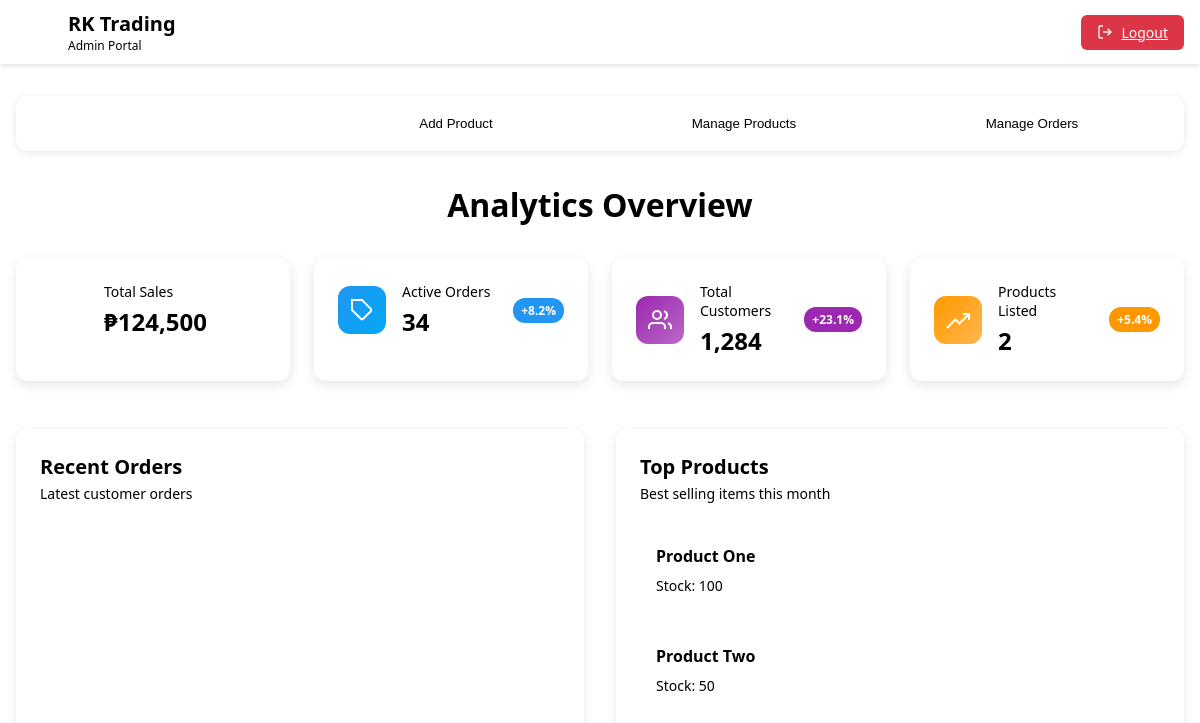
Page /proj/admin.php (signed in) on the committed database.
### tables this page shows
CREATE TABLE `products` (
  `id` int(10) UNSIGNED NOT NULL,
  `sku` varchar(100) NOT NULL,
  `name` varchar(255) NOT NULL,
  `description` text DEFAULT NULL,
  `price` decimal(12,2) NOT NULL DEFAULT 0.00,
  `currency` char(3) NOT NULL DEFAULT 'USD',
  `stock` int(11) NOT NULL DEFAULT 0,
  `is_active` tinyint(1) NOT NULL DEFAULT 1,
  `created_at` timestamp NOT NULL DEFAULT current_timestamp(),
  `updated_at` timestamp NOT NULL DEFAULT current_timestamp() ON UPDATE current_timestamp()
);

### proj/admin.php (the view, shortened to what this page needs)
<?php
require_once __DIR__ . '/db_connect.php';
function h($v) { return htmlspecialchars((string)$v, ENT_QUOTES, 'UTF-8'); }
$products = [];
if ($res = $mysqli->query("SELECT id, sku, name, price, stock, is_active FROM products ORDER BY created_at DESC LIMIT 100")) {
    while ($row = $res->fetch_assoc()) { $products[] = $row; }
}
$stats = [
    [ 'title' => 'Total Sales', 'value' => '₱124,500', 'change' => '+12.5%', 'icon' => 'dollar-sign', 'bgColor' => 'bg-green', 'iconColor' => 'text-green', 'borderColor' => 'border-green' ],
    [ 'title' => 'Active Orders', 'value' => '34', 'change' => '+8.2%', 'icon' => 'package', 'bgColor' => 'bg-blue', 'iconColor' => 'text-blue', 'borderColor' => 'border-blue' ],
    [ 'title' => 'Total Customers', 'value' => '1,284', 'change' => '+23.1%', 'icon' => 'users', 'bgColor' => 'bg-purple', 'iconColor' => 'text-purple', 'borderColor' => 'border-purple' ],
    [ 'title' => 'Products Listed', 'value' => (string)count($products), 'change' => '+5.4%', 'icon' => 'trending-up', 'bgColor' => 'bg-orange', 'iconColor' => 'text-orange', 'borderColor' => 'border-orange' ],
];
?>
<!DOCTYPE html>
<html lang="en">
<head>
    <link rel="stylesheet" href="admin-style.css">
</head>
<body>
    <header class="header">
        <div class="header-container">
            <div class="header-content">
                <div class="logo-section">
                    <div class="logo-icon">
                    </div>
                    <div>
                        <h1>RK Trading</h1>
                        <p>Admin Portal</p>
                    </div>
                </div>
                <a class="logout-btn" href="logout.php">
                    <svg width="16" height="16" viewBox="0 0 24 24" fill="none" stroke="currentColor" stroke-width="2">
                        <path d="M9 21H5a2 2 0 0 1-2-2V5a2 2 0 0 1 2-2h4"></path>
                        <polyline points="16,17 21,12 16,7"></polyline>
                        <line x1="21" y1="12" x2="9" y2="12"></line>
                    </svg>
                    Logout
                </a>
            </div>
        </div>
    </header>
    <div class="dashboard-container">
        <div class="tabs">
            <button class="tab-btn active" onclick="showTab('dashboard')">Dashboard</button>
            <button class="tab-btn" onclick="showTab('addProduct')">Add Product</button>
            <button class="tab-btn" onclick="showTab('manageProducts')">Manage Products</button>
            <button class="tab-btn" onclick="showTab('orders')">Manage Orders</button>
        </div>
        <div id="dashboard" class="tab-content active">
            <div class="section-header">
                <h2>Analytics Overview</h2>
            </div>
            <div class="stats-grid">
                <?php foreach ($stats as $stat): ?>
                <div class="stat-card <?php echo h($stat['borderColor']); ?>">
                    <div class="stat-content">
                        <div class="stat-icon <?php echo h($stat['bgColor']); ?>">
                            <svg width="24" height="24" viewBox="0 0 24 24" fill="none" stroke="currentColor" stroke-width="2">
                                <?php if ($stat['icon'] === 'dollar-sign'): ?>
                                    <line x1="12" y1="1" x2="12" y2="23"></line>
                                    <path d="M17 5H9.5a3.5 3.5 0 0 0 0 7h5a3.5 3.5 0 0 1 0 7H6"></path>
                                <?php elseif ($stat['icon'] === 'package'): ?>
                                    <path d="M20.59 13.41l-7.17 7.17a2 2 0 0 1-2.83 0L2 12V2h10l8.59 8.59a2 2 0 0 1 0 2.83z"></path>
                                    <line x1="7" y1="7" x2="7" y2="7"></line>
                                <?php elseif ($stat['icon'] === 'users'): ?>
                                    <path d="M17 21v-2a4 4 0 0 0-4-4H5a4 4 0 0 0-4 4v2"></path>
                                    <circle cx="9" cy="7" r="4"></circle>
                                    <path d="M23 21v-2a4 4 0 0 0-3-3.87"></path>
                                    <path d="M16 3.13a4 4 0 0 1 0 7.75"></path>
                                <?php elseif ($stat['icon'] === 'trending-up'): ?>
                                    <polyline points="23 6 13.5 15.5 9.5 11.5 1 20"></polyline>
                                    <polyline points="17 6 23 6 23 12"></polyline>
                                <?php endif; ?>
                            </svg>
                        </div>
                        <div class="stat-info">
                            <p class="stat-title"><?php echo h($stat['title']); ?></p>
                            <p class="stat-value"><?php echo h($stat['value']); ?></p>
                        </div>
                        <div class="stat-badge <?php echo h($stat['bgColor']); ?>">
                            <?php echo h($stat['change']); ?>
                        </div>
                    </div>
                </div>
                <?php endforeach; ?>
            </div>
            <div class="dashboard-sections">
                <div class="section-card">
                    <div class="section-header">
                        <h3>Recent Orders</h3>
                        <p>Latest customer orders</p>
                    </div>
                </div>
                <div class="section-card">
                    <div class="section-header">
                        <h3>Top Products</h3>
                        <p>Best selling items this month</p>
                    </div>
                    <div class="products-list">
                        <?php foreach (array_slice($products, 0, 3) as $p): ?>
                        <div class="product-item">
                            <div class="product-info">
                                <p class="product-name"><?php echo h($p['name']); ?></p>
                                <span class="sales-badge"><?php echo h($p['sku']); ?></span>
                            </div>
                            <p class="product-revenue">Stock: <?php echo (int)$p['stock']; ?></p>
                        </div>
                        <?php endforeach; ?>
                    </div>
                </div>
            </div>
        </div>
    </div>
</body>
</html>

### rows in the picture
products: name "Product One", stock "100"
products: name "Product Two", stock "50"

### other values in the picture
$stat['title'] "Total Sales"
$stat['value'] "₱124,500"
$stat['title'] "Active Orders"
$stat['value'] "34"
$stat['change'] "+8.2%"
$stat['title'] "Total Customers"
$stat['value'] "1,284"
$stat['change'] "+23.1%"
$stat['title'] "Products Listed"
$stat['value'] "2"
$stat['change'] "+5.4%"
